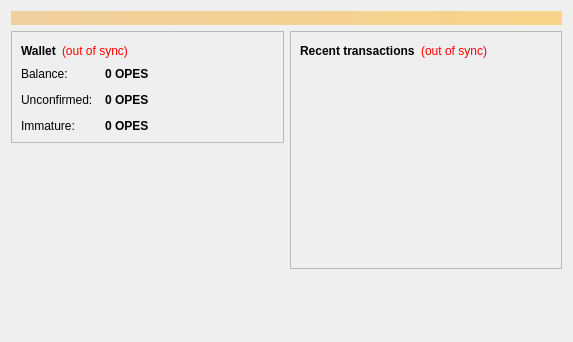
<?xml version="1.0" encoding="UTF-8"?>
<ui version="4.0">
 <class>OverviewPage</class>
 <widget class="QWidget" name="OverviewPage">
  <property name="geometry">
   <rect>
    <x>0</x>
    <y>0</y>
    <width>573</width>
    <height>342</height>
   </rect>
  </property>
  <property name="windowTitle">
   <string>Form</string>
  </property>
  <layout class="QVBoxLayout" name="topLayout">
   <item>
    <widget class="QLabel" name="labelAlerts">
     <property name="visible">
      <bool>false</bool>
     </property>
     <property name="styleSheet">
      <string notr="true">background-color: qlineargradient(x1: 0, y1: 0, x2: 1, y2: 0, stop:0 #F0D0A0, stop:1 #F8D488); color:#000000;</string>
     </property>
     <property name="wordWrap">
      <bool>true</bool>
     </property>
     <property name="margin">
      <number>3</number>
     </property>
    </widget>
   </item>
   <item>
    <layout class="QHBoxLayout" name="horizontalLayout" stretch="1,1">
     <item>
      <layout class="QVBoxLayout" name="verticalLayout_2">
       <item>
        <widget class="QFrame" name="frame">
         <property name="frameShape">
          <enum>QFrame::StyledPanel</enum>
         </property>
         <property name="frameShadow">
          <enum>QFrame::Raised</enum>
         </property>
         <layout class="QVBoxLayout" name="verticalLayout_4">
          <item>
           <layout class="QHBoxLayout" name="horizontalLayout_4">
            <item>
             <widget class="QLabel" name="label_5">
              <property name="font">
               <font>
                <weight>75</weight>
                <bold>true</bold>
               </font>
              </property>
              <property name="text">
               <string>Wallet</string>
              </property>
             </widget>
            </item>
            <item>
             <widget class="QLabel" name="labelWalletStatus">
              <property name="toolTip">
               <string>The displayed information may be out of date. Your wallet automatically synchronizes with the OPES network after a connection is established, but this process has not completed yet.</string>
              </property>
              <property name="styleSheet">
               <string notr="true">QLabel { color: red; }</string>
              </property>
              <property name="text">
               <string notr="true">(out of sync)</string>
              </property>
              <property name="alignment">
               <set>Qt::AlignLeading|Qt::AlignLeft|Qt::AlignVCenter</set>
              </property>
             </widget>
            </item>
            <item>
             <spacer name="horizontalSpacer_2">
              <property name="orientation">
               <enum>Qt::Horizontal</enum>
              </property>
              <property name="sizeHint" stdset="0">
               <size>
                <width>40</width>
                <height>20</height>
               </size>
              </property>
             </spacer>
            </item>
           </layout>
          </item>
          <item>
           <layout class="QFormLayout" name="formLayout_2">
            <property name="fieldGrowthPolicy">
             <enum>QFormLayout::AllNonFixedFieldsGrow</enum>
            </property>
            <property name="horizontalSpacing">
             <number>12</number>
            </property>
            <property name="verticalSpacing">
             <number>12</number>
            </property>
            <item row="0" column="0">
             <widget class="QLabel" name="label">
              <property name="text">
               <string>Balance:</string>
              </property>
             </widget>
            </item>
            <item row="0" column="1">
             <widget class="QLabel" name="labelBalance">
              <property name="font">
               <font>
                <weight>75</weight>
                <bold>true</bold>
               </font>
              </property>
              <property name="cursor">
               <cursorShape>IBeamCursor</cursorShape>
              </property>
              <property name="toolTip">
               <string>Your current balance</string>
              </property>
              <property name="text">
               <string notr="true">0 OPES</string>
              </property>
              <property name="textInteractionFlags">
               <set>Qt::LinksAccessibleByMouse|Qt::TextSelectableByKeyboard|Qt::TextSelectableByMouse</set>
              </property>
             </widget>
            </item>
            <item row="1" column="0">
             <widget class="QLabel" name="label_3">
              <property name="text">
               <string>Unconfirmed:</string>
              </property>
             </widget>
            </item>
            <item row="1" column="1">
             <widget class="QLabel" name="labelUnconfirmed">
              <property name="font">
               <font>
                <weight>75</weight>
                <bold>true</bold>
               </font>
              </property>
              <property name="cursor">
               <cursorShape>IBeamCursor</cursorShape>
              </property>
              <property name="toolTip">
               <string>Total of transactions that have yet to be confirmed, and do not yet count toward the current balance</string>
              </property>
              <property name="text">
               <string notr="true">0 OPES</string>
              </property>
              <property name="textInteractionFlags">
               <set>Qt::LinksAccessibleByMouse|Qt::TextSelectableByKeyboard|Qt::TextSelectableByMouse</set>
              </property>
             </widget>
            </item>
            <item row="2" column="0">
             <widget class="QLabel" name="labelImmatureText">
              <property name="text">
               <string>Immature:</string>
              </property>
             </widget>
            </item>
            <item row="2" column="1">
             <widget class="QLabel" name="labelImmature">
              <property name="font">
               <font>
                <weight>75</weight>
                <bold>true</bold>
               </font>
              </property>
              <property name="toolTip">
               <string>Mined balance that has not yet matured</string>
              </property>
              <property name="text">
               <string notr="true">0 OPES</string>
              </property>
              <property name="textInteractionFlags">
               <set>Qt::LinksAccessibleByMouse|Qt::TextSelectableByKeyboard|Qt::TextSelectableByMouse</set>
              </property>
             </widget>
            </item>
           </layout>
          </item>
         </layout>
        </widget>
       </item>
       <item>
        <spacer name="verticalSpacer">
         <property name="orientation">
          <enum>Qt::Vertical</enum>
         </property>
         <property name="sizeHint" stdset="0">
          <size>
           <width>20</width>
           <height>40</height>
          </size>
         </property>
        </spacer>
       </item>
      </layout>
     </item>
     <item>
      <layout class="QVBoxLayout" name="verticalLayout_3">
       <item>
        <widget class="QFrame" name="frame_2">
         <property name="frameShape">
          <enum>QFrame::StyledPanel</enum>
         </property>
         <property name="frameShadow">
          <enum>QFrame::Raised</enum>
         </property>
         <layout class="QVBoxLayout" name="verticalLayout">
          <item>
           <layout class="QHBoxLayout" name="horizontalLayout_2">
            <item>
             <widget class="QLabel" name="label_4">
              <property name="text">
               <string>&lt;b&gt;Recent transactions&lt;/b&gt;</string>
              </property>
             </widget>
            </item>
            <item>
             <widget class="QLabel" name="labelTransactionsStatus">
              <property name="toolTip">
               <string>The displayed information may be out of date. Your wallet automatically synchronizes with the OPES network after a connection is established, but this process has not completed yet.</string>
              </property>
              <property name="styleSheet">
               <string notr="true">QLabel { color: red; }</string>
              </property>
              <property name="text">
               <string notr="true">(out of sync)</string>
              </property>
              <property name="alignment">
               <set>Qt::AlignRight|Qt::AlignTrailing|Qt::AlignVCenter</set>
              </property>
             </widget>
            </item>
            <item>
             <spacer name="horizontalSpacer">
              <property name="orientation">
               <enum>Qt::Horizontal</enum>
              </property>
              <property name="sizeHint" stdset="0">
               <size>
                <width>40</width>
                <height>20</height>
               </size>
              </property>
             </spacer>
            </item>
           </layout>
          </item>
          <item>
           <widget class="QListView" name="listTransactions">
            <property name="styleSheet">
             <string notr="true">QListView { background: transparent; }</string>
            </property>
            <property name="frameShape">
             <enum>QFrame::NoFrame</enum>
            </property>
            <property name="verticalScrollBarPolicy">
             <enum>Qt::ScrollBarAlwaysOff</enum>
            </property>
            <property name="horizontalScrollBarPolicy">
             <enum>Qt::ScrollBarAlwaysOff</enum>
            </property>
            <property name="selectionMode">
             <enum>QAbstractItemView::NoSelection</enum>
            </property>
           </widget>
          </item>
         </layout>
        </widget>
       </item>
       <item>
        <spacer name="verticalSpacer_2">
         <property name="orientation">
          <enum>Qt::Vertical</enum>
         </property>
         <property name="sizeHint" stdset="0">
          <size>
           <width>20</width>
           <height>40</height>
          </size>
         </property>
        </spacer>
       </item>
      </layout>
     </item>
    </layout>
   </item>
  </layout>
 </widget>
 <resources/>
 <connections/>
</ui>
